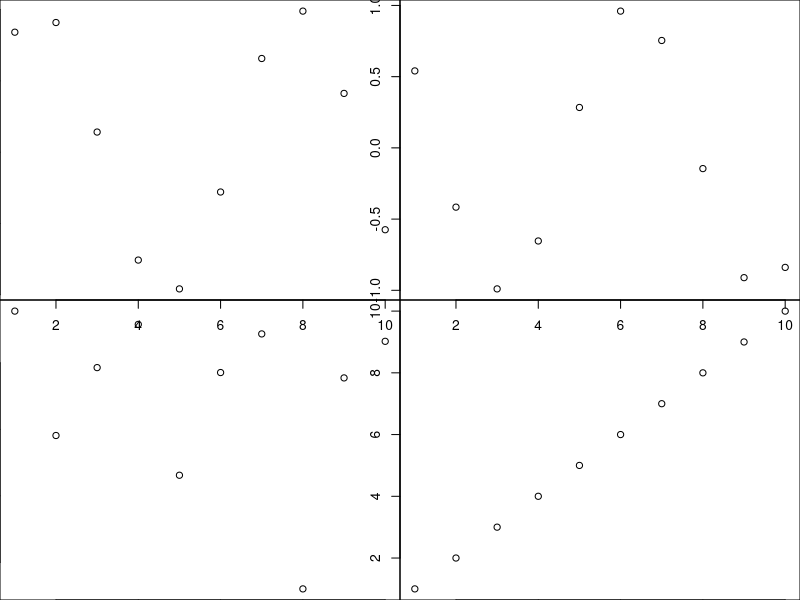

Recreate this plot in R.
## ---- chunk 1
op <- par(mar=c(0,0,0,0))
op <- par(mfrow=c(2,2))
plot(sin(1:10))
plot(cos(1:10))
plot(tan(1:10))
plot(1:10)
